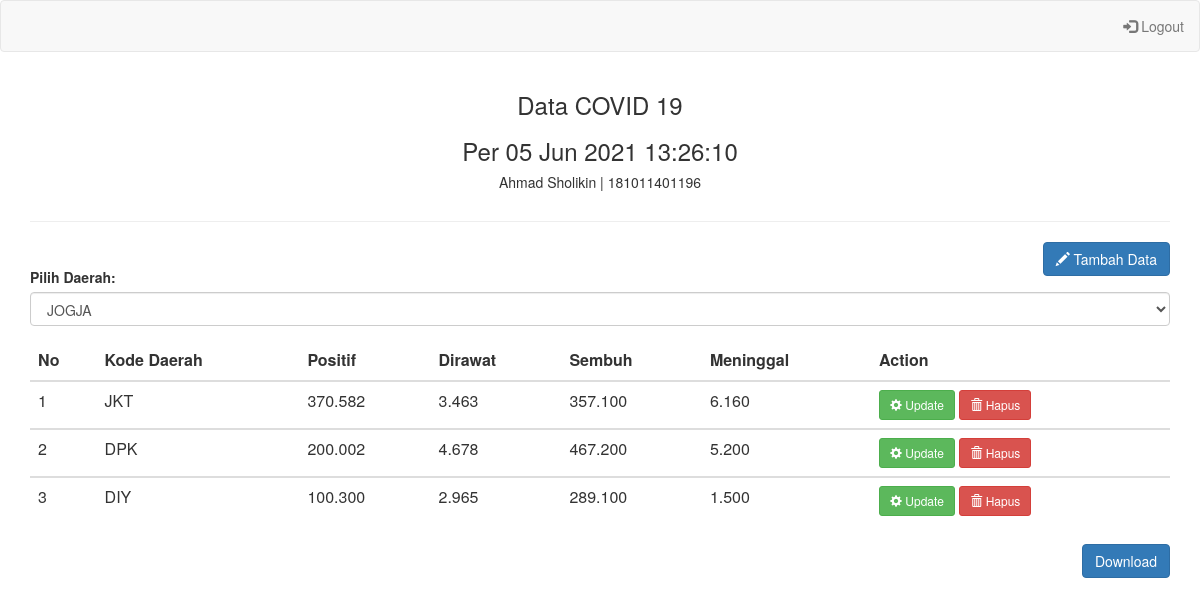
The page /admin/adm_covid.php (signed in) on the database its author committed.
### tables this page shows
CREATE TABLE IF NOT EXISTS `tb_pantauan` (
  `id_number` int(5) NOT NULL AUTO_INCREMENT,
  `kode_daerah` char(5) NOT NULL,
  `Nama_daerah` varchar(50) NOT NULL,
  `positif_covid` varchar(100) NOT NULL,
  `dirawat` varchar(100) DEFAULT NULL,
  `sembuh` varchar(15) NOT NULL,
  `meninggal` varchar(100) NOT NULL,
  PRIMARY KEY (`id_number`),
  KEY `kode_daerah` (`kode_daerah`),
  CONSTRAINT `covid` FOREIGN KEY (`kode_daerah`) REFERENCES `covid` (`kode_daerah`)
);

### admin/adm_covid.php (the view, shortened to what this page needs)
<?php
include "../template/adm_nav.php";
?>
<div class="container">
	<div class="table-responsive">
		<div style="text-align: center">
        <h3>Data COVID 19 <?php echo @$_GET['nama_daerah'];?></h3>
		<?php echo '<h3>'."Per " . date("d M Y H:i:s");
		?>
        <h5>Ahmad Sholikin | 181011401196 </h5>
		</div>
		<div class="row">
             <div class="col-md-12">
             </div>
          </div>
        <hr>
        <div style="padding-bottom:25px">
			<div style="float: right">
        <a href="../adm_covid/tambah_covid.php" class="btn btn-primary" title="Tambah data Penyebaran covid"><span class="glyphicon glyphicon-pencil"></span> Tambah Data</a>
        </div>
			</div>
		<form action="<?php echo $_SERVER["PHP_SELF"];?>" method="get">
    <div class="form-group">
        <label for="sel1">Pilih Daerah:</label>
        <select class="form-control" name="covid" onchange='this.form.submit()'>
            <?php
            require "../koneksi.php";
            $sql="select * from covid";
            $hasil=mysqli_query($koneksi,$sql);
            while ($data = mysqli_fetch_array($hasil)) {
            $ket="";
            ?>
            <option <?php echo $ket; ?> value="<?php echo $data['kode_daerah'];?>"><?php echo $data['nama_daerah'];?></option>
            <?php
	}
  ?>
        </select>
    </div>
    </form>
        <table class="table table-stripped table-hover datatabel">
        <thead>
            <tr>
                <th>No</th>
                <th>Kode Daerah</th>
                <th>Positif</th>
                <th>Dirawat</th>
                <th>Sembuh</th>
                <th>Meninggal</th>
                <th>Action</th>
            </tr>
        </thead>
			<?php
        if (isset($_GET['covid'])) {
            $covid=trim($_GET['covid']);
            $sql="select * from tb_pantauan where kode_daerah='$covid' order by id_number asc";
        }else {
            $sql="select * from tb_pantauan order by id_number asc";
        }
        $hasil=mysqli_query($koneksi,$sql);
        $no=0;
        while ($data = mysqli_fetch_array($hasil)) {
            $no++;
            ?>
        <tbody>
            <tr>
                <td><?php echo $no; ?></td>
                <td><?php echo $data["kode_daerah"]; ?></td>
                <td><?php echo $data["positif_covid"]; ?></td>
                <td><?php echo $data["dirawat"]; ?></td>
                <td><?php echo $data["sembuh"]; ?></td>
                <td><?php echo $data["meninggal"]; ?></td>
                <td>
                    <a href="../adm_covid/update_covid.php?id=<?php echo $data["id_number"]; ?>" type="button" class="btn btn-success btn-sm"><span class="glyphicon glyphicon-cog"></span> Update</a>
                    <a href="../adm_covid/hapus_covid.php?id=<?php echo $data["id_number"]; ?>" onclick="return confirm('Yakin MENGHAPUS data ?');" type="button" class="btn btn-danger btn-sm"><span class="glyphicon glyphicon-trash"></span> Hapus</a>
                </td>
            </tr>
        <?php
            }
        ?>
        </tbody>
        </table>
		<div style="padding-bottom:25px">
			<div style="float: right">
        <a href="../report.php" class="btn btn-primary" title="Tambah data covid 19"></span> Download</a>
        </div>
				</div>
    </div>
</div>

### template/adm_nav.php (shortened to what this page needs)
<html>
<head>
  <link rel="stylesheet" href="../aset/bootstrap/css/bootstrap.min.css">
  <link rel="stylesheet" type="text/css" href="../aset/datatabel/datatables.min.css"/>
</head>
<body>
<nav class="navbar navbar-default">
  <div class="container-fluid">
    <ul class="nav navbar-nav navbar-right">
      <li><a href="../logout.php"><span class="glyphicon glyphicon-log-in"></span> Logout</a></li>
    </ul>
  </div>
</nav>

### rows shown on the page
tb_pantauan: kode_daerah "JKT", positif_covid "370.582", dirawat "3.463", sembuh "357.100", meninggal "6.160"
tb_pantauan: kode_daerah "DPK", positif_covid "200.002", dirawat "4.678", sembuh "467.200", meninggal "5.200"
tb_pantauan: kode_daerah "DIY", positif_covid "100.300", dirawat "2.965", sembuh "289.100", meninggal "1.500"

### other values the page prints
form field covid "JOGJA"
